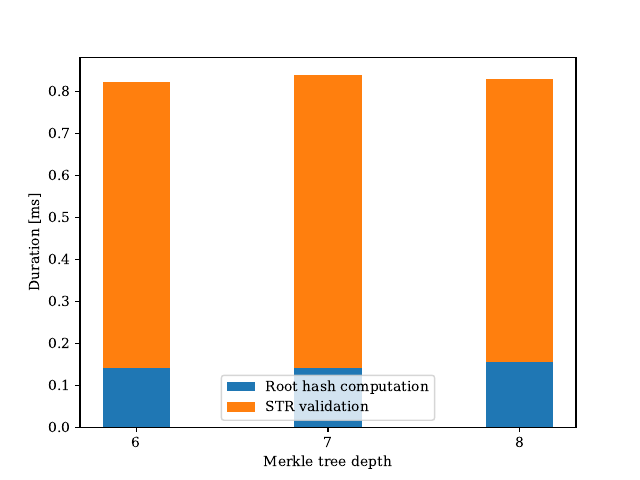

This figure's Python source:
import matplotlib.pyplot as plot
from matplotlib import rcParams
rcParams['font.family'] = 'serif'
#rcParams['font.size'] = '20'
#rcParams['text.usetex'] = 'true'
#rcParams['font.serif'] = ['Liberation']

def parse(datafile):
    raw_data = open(datafile, 'r').read()
    return [float(line.split(':')[1].split(' ')[2][1:-1]) for line in raw_data.split('\n')[2:] if line != '']

results = [parse('d%i_p16.txt' % i) for i in [5, 6, 7]]
proof = [i[0]*1000 for i in results]
validation = [i[1]*1000 for i in results]

width = 0.35
labels = ['6', '7', '8']
fig, ax = plot.subplots()
ax.bar(labels, proof, width, label='Root hash computation')
ax.bar(labels, validation, width, bottom=proof, label='STR validation')
ax.set_xlabel('Merkle tree depth')
ax.set_ylabel('Duration [ms]')
ax.legend()
plot.savefig('plot.pdf')
plot.show()

print(results)
print(proof)
print(validation)
